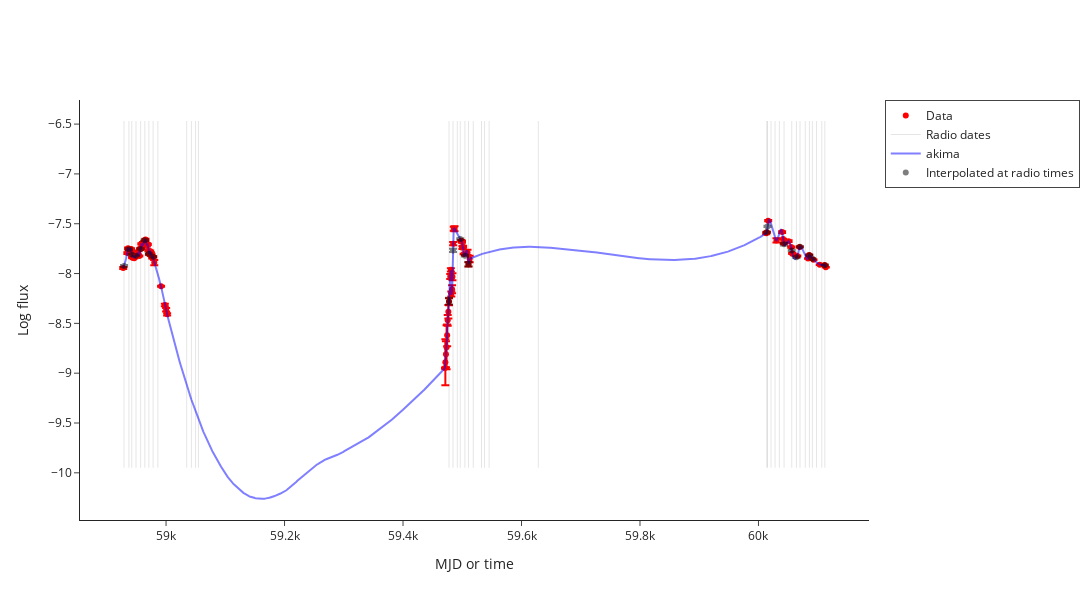

This figure's notebook cell:
### Code cell
interpolated_data_nicer = make_interpolated_Lr_Lx_df(radio_df, xray_nicer_df, source_df, plotly=True)

### Figure 1 — Plotly figure (JSON) as saved in the notebook; plotly's stock layout.template omitted (floating-point values rounded to 4 significant figures; data arrays with more than 128 entries replaced by an {"elided": "..."} marker saying what was removed)
{"data": [{"error_y": {"array": [0.009516, 0.008487, 0.007478, 0.007448, 0.01325, 0.007132, 0.006609, 0.004, 0.004, 0.004, 0.0023, 0.0027, 0.006, 0.004, 0.003, 0.005, 0.008, 0.008, 0.006145, 0.009383, 0.009663, 0.009869, 0.008192, 0.007396, 0.006908, 0.007037, 0.005457, 0.004398, 0.006813, 0.005132, 0.005669, 0.007205, 0.004508, 0.005991, 0.006734, 0.002875, 0.005376, 0.02619, 0.005588, 0.01247, 0.01788, 0.01129, 0.007, 0.23, 0.13, 0.22, 0.1096, 0.05367, 0.06761, 0.03454, 0.02623, 0.01548, 0.02495, 0.03999, 0.03508, 0.01659, 0.02108, 0.02464, 0.006712, 0.009864, 0.01296, 0.009742, 0.002691, 0.02728, 0.02166, 0.03276, 0.009953, 0.005034, 0.006298, 0.02112, 0.009667, 0.004111, 0.008345, 0.009149, 0.006151, 0.0025, 0.0027, 0.004685, 0.005384, 0.0027, 0.005298, 0.003, 0.0028, 0.005, 0.003], "type": "data", "visible": true}, "marker": {"color": "red"}, "mode": "markers", "name": "Data", "type": "scatter", "x": [58930.0, 58930.0, 58940.0, 58940.0, 58940.0, 58940.0, 58940.0, 58940.0, 58940.0, 58950.0, 58950.0, 58950.0, 58950.0, 58950.0, 58950.0, 58950.0, 58960.0, 58960.0, 58960.0, 58960.0, 58960.0, 58960.0, 58960.0, 58970.0, 58970.0, 58970.0, 58970.0, 58970.0, 58970.0, 58970.0, 58970.0, 58970.0, 58970.0, 58980.0, 58980.0, 58980.0, 58980.0, 58980.0, 58990.0, 59000.0, 59000.0, 59000.0, 59470.0, 59470.0, 59470.0, 59470.0, 59470.0, 59480.0, 59480.0, 59480.0, 59480.0, 59480.0, 59480.0, 59480.0, 59480.0, 59480.0, 59490.0, 59490.0, 59500.0, 59500.0, 59500.0, 59500.0, 59500.0, 59510.0, 59510.0, 59510.0, 60010.0, 60010.0, 60020.0, 60030.0, 60040.0, 60040.0, 60040.0, 60050.0, 60060.0, 60060.0, 60060.0, 60070.0, 60070.0, 60080.0, 60090.0, 60090.0, 60100.0, 60110.0, 60110.0], "y": [-7.945, -7.794, -7.746, -7.755, -7.756, -7.754, -7.779, -7.837, -7.842, -7.821, -7.846, -7.822, -7.819, -7.811, -7.774, -7.824, -7.755, -7.746, -7.702, -7.728, -7.693, -7.701, -7.68, -7.659, -7.7, -7.721, -7.701, -7.709, -7.768, -7.808, -7.791, -7.777, -7.791, -7.807, -7.843, -7.831, -7.833, -7.889, -8.127, -8.315, -8.364, -8.409, -8.949, -8.89, -8.81, -8.74, -8.62, -8.47, -8.383, -8.283, -8.03, -7.963, -8.206, -8.158, -8.033, -7.7, -7.55, -7.551, -7.671, -7.68, -7.74, -7.73, -7.804, -7.788, -7.907, -7.853, -7.596, -7.584, -7.469, -7.667, -7.584, -7.654, -7.696, -7.675, -7.734, -7.795, -7.8, -7.823, -7.734, -7.849, -7.813, -7.862, -7.911, -7.913, -7.937]}, {"marker": {"color": "red", "symbol": "triangle-down"}, "mode": "markers", "name": "3-sigma upper limits", "type": "scatter", "x": [], "y": []}, {"line": {"color": "black", "dash": "solid", "width": 1}, "mode": "lines", "name": "Radio dates", "opacity": 0.1, "showlegend": true, "type": "scatter", "x": [58930.0, 58930.0], "y": [-9.949, -6.469]}, {"line": {"color": "black", "dash": "solid", "width": 1}, "mode": "lines", "opacity": 0.1, "showlegend": false, "type": "scatter", "x": [58940.0, 58940.0], "y": [-9.949, -6.469]}, {"line": {"color": "black", "dash": "solid", "width": 1}, "mode": "lines", "opacity": 0.1, "showlegend": false, "type": "scatter", "x": [58940.0, 58940.0], "y": [-9.949, -6.469]}, {"line": {"color": "black", "dash": "solid", "width": 1}, "mode": "lines", "opacity": 0.1, "showlegend": false, "type": "scatter", "x": [58950.0, 58950.0], "y": [-9.949, -6.469]}, {"line": {"color": "black", "dash": "solid", "width": 1}, "mode": "lines", "opacity": 0.1, "showlegend": false, "type": "scatter", "x": [58960.0, 58960.0], "y": [-9.949, -6.469]}, {"line": {"color": "black", "dash": "solid", "width": 1}, "mode": "lines", "opacity": 0.1, "showlegend": false, "type": "scatter", "x": [58960.0, 58960.0], "y": [-9.949, -6.469]}, {"line": {"color": "black", "dash": "solid", "width": 1}, "mode": "lines", "opacity": 0.1, "showlegend": false, "type": "scatter", "x": [58970.0, 58970.0], "y": [-9.949, -6.469]}, {"line": {"color": "black", "dash": "solid", "width": 1}, "mode": "lines", "opacity": 0.1, "showlegend": false, "type": "scatter", "x": [58980.0, 58980.0], "y": [-9.949, -6.469]}, {"line": {"color": "black", "dash": "solid", "width": 1}, "mode": "lines", "opacity": 0.1, "showlegend": false, "type": "scatter", "x": [58990.0, 58990.0], "y": [-9.949, -6.469]}, {"line": {"color": "black", "dash": "solid", "width": 1}, "mode": "lines", "opacity": 0.1, "showlegend": false, "type": "scatter", "x": [59030.0, 59030.0], "y": [-9.949, -6.469]}, {"line": {"color": "black", "dash": "solid", "width": 1}, "mode": "lines", "opacity": 0.1, "showlegend": false, "type": "scatter", "x": [59040.0, 59040.0], "y": [-9.949, -6.469]}, {"line": {"color": "black", "dash": "solid", "width": 1}, "mode": "lines", "opacity": 0.1, "showlegend": false, "type": "scatter", "x": [59050.0, 59050.0], "y": [-9.949, -6.469]}, {"line": {"color": "black", "dash": "solid", "width": 1}, "mode": "lines", "opacity": 0.1, "showlegend": false, "type": "scatter", "x": [59050.0, 59050.0], "y": [-9.949, -6.469]}, {"line": {"color": "black", "dash": "solid", "width": 1}, "mode": "lines", "opacity": 0.1, "showlegend": false, "type": "scatter", "x": [59480.0, 59480.0], "y": [-9.949, -6.469]}, {"line": {"color": "black", "dash": "solid", "width": 1}, "mode": "lines", "opacity": 0.1, "showlegend": false, "type": "scatter", "x": [59480.0, 59480.0], "y": [-9.949, -6.469]}, {"line": {"color": "black", "dash": "solid", "width": 1}, "mode": "lines", "opacity": 0.1, "showlegend": false, "type": "scatter", "x": [59490.0, 59490.0], "y": [-9.949, -6.469]}, {"line": {"color": "black", "dash": "solid", "width": 1}, "mode": "lines", "opacity": 0.1, "showlegend": false, "type": "scatter", "x": [59500.0, 59500.0], "y": [-9.949, -6.469]}, {"line": {"color": "black", "dash": "solid", "width": 1}, "mode": "lines", "opacity": 0.1, "showlegend": false, "type": "scatter", "x": [59500.0, 59500.0], "y": [-9.949, -6.469]}, {"line": {"color": "black", "dash": "solid", "width": 1}, "mode": "lines", "opacity": 0.1, "showlegend": false, "type": "scatter", "x": [59510.0, 59510.0], "y": [-9.949, -6.469]}, {"line": {"color": "black", "dash": "solid", "width": 1}, "mode": "lines", "opacity": 0.1, "showlegend": false, "type": "scatter", "x": [59520.0, 59520.0], "y": [-9.949, -6.469]}, {"line": {"color": "black", "dash": "solid", "width": 1}, "mode": "lines", "opacity": 0.1, "showlegend": false, "type": "scatter", "x": [59530.0, 59530.0], "y": [-9.949, -6.469]}, {"line": {"color": "black", "dash": "solid", "width": 1}, "mode": "lines", "opacity": 0.1, "showlegend": false, "type": "scatter", "x": [59540.0, 59540.0], "y": [-9.949, -6.469]}, {"line": {"color": "black", "dash": "solid", "width": 1}, "mode": "lines", "opacity": 0.1, "showlegend": false, "type": "scatter", "x": [59550.0, 59550.0], "y": [-9.949, -6.469]}, {"line": {"color": "black", "dash": "solid", "width": 1}, "mode": "lines", "opacity": 0.1, "showlegend": false, "type": "scatter", "x": [59630.0, 59630.0], "y": [-9.949, -6.469]}, {"line": {"color": "black", "dash": "solid", "width": 1}, "mode": "lines", "opacity": 0.1, "showlegend": false, "type": "scatter", "x": [60010.0, 60010.0], "y": [-9.949, -6.469]}, {"line": {"color": "black", "dash": "solid", "width": 1}, "mode": "lines", "opacity": 0.1, "showlegend": false, "type": "scatter", "x": [60020.0, 60020.0], "y": [-9.949, -6.469]}, {"line": {"color": "black", "dash": "solid", "width": 1}, "mode": "lines", "opacity": 0.1, "showlegend": false, "type": "scatter", "x": [60020.0, 60020.0], "y": [-9.949, -6.469]}, {"line": {"color": "black", "dash": "solid", "width": 1}, "mode": "lines", "opacity": 0.1, "showlegend": false, "type": "scatter", "x": [60030.0, 60030.0], "y": [-9.949, -6.469]}, {"line": {"color": "black", "dash": "solid", "width": 1}, "mode": "lines", "opacity": 0.1, "showlegend": false, "type": "scatter", "x": [60040.0, 60040.0], "y": [-9.949, -6.469]}, {"line": {"color": "black", "dash": "solid", "width": 1}, "mode": "lines", "opacity": 0.1, "showlegend": false, "type": "scatter", "x": [60040.0, 60040.0], "y": [-9.949, -6.469]}, {"line": {"color": "black", "dash": "solid", "width": 1}, "mode": "lines", "opacity": 0.1, "showlegend": false, "type": "scatter", "x": [60060.0, 60060.0], "y": [-9.949, -6.469]}, {"line": {"color": "black", "dash": "solid", "width": 1}, "mode": "lines", "opacity": 0.1, "showlegend": false, "type": "scatter", "x": [60060.0, 60060.0], "y": [-9.949, -6.469]}, {"line": {"color": "black", "dash": "solid", "width": 1}, "mode": "lines", "opacity": 0.1, "showlegend": false, "type": "scatter", "x": [60070.0, 60070.0], "y": [-9.949, -6.469]}, {"line": {"color": "black", "dash": "solid", "width": 1}, "mode": "lines", "opacity": 0.1, "showlegend": false, "type": "scatter", "x": [60080.0, 60080.0], "y": [-9.949, -6.469]}, {"line": {"color": "black", "dash": "solid", "width": 1}, "mode": "lines", "opacity": 0.1, "showlegend": false, "type": "scatter", "x": [60090.0, 60090.0], "y": [-9.949, -6.469]}, {"line": {"color": "black", "dash": "solid", "width": 1}, "mode": "lines", "opacity": 0.1, "showlegend": false, "type": "scatter", "x": [60090.0, 60090.0], "y": [-9.949, -6.469]}, {"line": {"color": "black", "dash": "solid", "width": 1}, "mode": "lines", "opacity": 0.1, "showlegend": false, "type": "scatter", "x": [60100.0, 60100.0], "y": [-9.949, -6.469]}, {"line": {"color": "black", "dash": "solid", "width": 1}, "mode": "lines", "opacity": 0.1, "showlegend": false, "type": "scatter", "x": [60110.0, 60110.0], "y": [-9.949, -6.469]}, {"line": {"color": "black", "dash": "solid", "width": 1}, "mode": "lines", "opacity": 0.1, "showlegend": false, "type": "scatter", "x": [60110.0, 60110.0], "y": [-9.949, -6.469]}, {"line": {"color": "blue", "dash": "solid"}, "mode": "lines", "name": "akima", "opacity": 0.5, "type": "scatter", "x": {"elided": "1185 float values"}, "y": {"elided": "1185 float values"}}, {"error_y": {"array": [0.009681, 0.008334, 0.004615, 0.002534, 0.005782, 0.008243, 0.005524, 0.004632, NaN, NaN, NaN, NaN, NaN, 0.03488, 0.01631, NaN, 0.007636, 0.006551, 0.02182, NaN, NaN, NaN, NaN, NaN, 0.004833, 0.005312, NaN, NaN, NaN, 0.01235, 0.0051, 0.007665, 0.005454, NaN, 0.005126, 0.002737, NaN, NaN, 0.004689], "type": "data", "visible": true}, "marker": {"color": "black"}, "mode": "markers", "name": "Interpolated at radio times", "opacity": 0.5, "type": "scatter", "x": [58930.0, 58940.0, 58940.0, 58950.0, 58960.0, 58960.0, 58970.0, 58980.0, 58990.0, 59030.0, 59040.0, 59050.0, 59050.0, 59480.0, 59480.0, 59490.0, 59500.0, 59500.0, 59510.0, 59520.0, 59530.0, 59540.0, 59550.0, 59630.0, 60010.0, 60020.0, 60020.0, 60030.0, 60040.0, 60040.0, 60060.0, 60060.0, 60070.0, 60080.0, 60090.0, 60090.0, 60100.0, 60110.0, 60110.0], "y": [-7.923, -7.755, -7.81, -7.821, -7.753, -7.665, -7.802, -7.831, NaN, NaN, NaN, NaN, NaN, -8.277, -7.768, NaN, -7.653, -7.821, -7.906, NaN, NaN, NaN, NaN, NaN, -7.585, -7.527, NaN, NaN, NaN, -7.706, -7.768, -7.837, -7.73, NaN, -7.816, -7.851, NaN, NaN, -7.916]}, {"marker": {"color": "black", "symbol": "triangle-down"}, "mode": "markers", "showlegend": false, "type": "scatter", "x": [], "y": []}], "layout": {"height": 600, "legend": {"borderwidth": 1}, "width": 1200, "xaxis": {"title": {"text": "MJD or time"}}, "yaxis": {"title": {"text": "Log flux"}}}}
